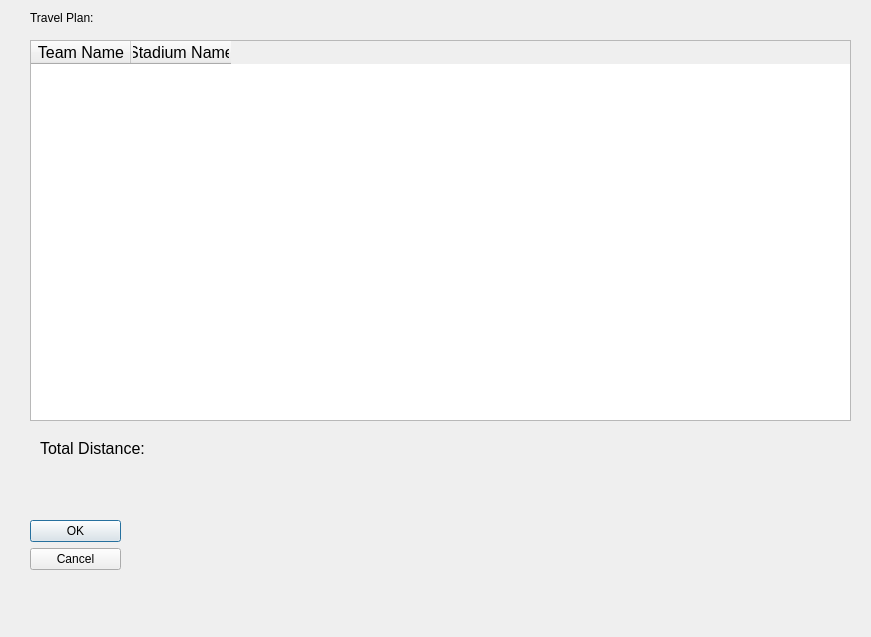
<?xml version="1.0" encoding="UTF-8"?>
<ui version="4.0">
 <class>RouteDisplayer</class>
 <widget class="QDialog" name="RouteDisplayer">
  <property name="geometry">
   <rect>
    <x>0</x>
    <y>0</y>
    <width>871</width>
    <height>637</height>
   </rect>
  </property>
  <property name="windowTitle">
   <string>Dialog</string>
  </property>
  <widget class="QLabel" name="TotalFoodPrice">
   <property name="geometry">
    <rect>
     <x>460</x>
     <y>430</y>
     <width>51</width>
     <height>20</height>
    </rect>
   </property>
   <property name="text">
    <string/>
   </property>
  </widget>
  <widget class="QLabel" name="label_3">
   <property name="geometry">
    <rect>
     <x>30</x>
     <y>10</y>
     <width>151</width>
     <height>16</height>
    </rect>
   </property>
   <property name="text">
    <string>Travel Plan:</string>
   </property>
  </widget>
  <widget class="QLabel" name="label">
   <property name="geometry">
    <rect>
     <x>40</x>
     <y>440</y>
     <width>121</width>
     <height>16</height>
    </rect>
   </property>
   <property name="font">
    <font>
     <pointsize>12</pointsize>
    </font>
   </property>
   <property name="text">
    <string>Total Distance: </string>
   </property>
  </widget>
  <widget class="QLabel" name="Total_Distance_Label">
   <property name="geometry">
    <rect>
     <x>150</x>
     <y>440</y>
     <width>141</width>
     <height>20</height>
    </rect>
   </property>
   <property name="font">
    <font>
     <pointsize>12</pointsize>
    </font>
   </property>
   <property name="text">
    <string/>
   </property>
  </widget>
  <widget class="QDialogButtonBox" name="Confirmation_PushButton">
   <property name="geometry">
    <rect>
     <x>30</x>
     <y>520</y>
     <width>91</width>
     <height>61</height>
    </rect>
   </property>
   <property name="orientation">
    <enum>Qt::Vertical</enum>
   </property>
   <property name="standardButtons">
    <set>QDialogButtonBox::Cancel|QDialogButtonBox::Ok</set>
   </property>
  </widget>
  <widget class="QTableWidget" name="Route_List_TableWidget">
   <property name="geometry">
    <rect>
     <x>30</x>
     <y>40</y>
     <width>821</width>
     <height>381</height>
    </rect>
   </property>
   <property name="font">
    <font>
     <pointsize>12</pointsize>
    </font>
   </property>
   <column>
    <property name="text">
     <string>Team Name</string>
    </property>
   </column>
   <column>
    <property name="text">
     <string>Stadium Name</string>
    </property>
   </column>
  </widget>
 </widget>
 <resources/>
 <connections/>
</ui>
